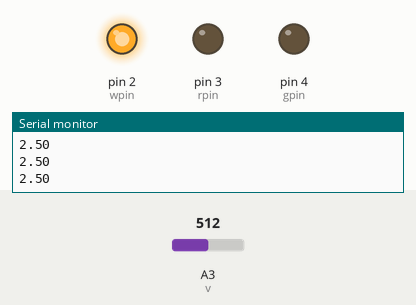
Bench run of a sketch on a simulated Arduino Uno, built with avr-gcc and run on an emulated ATmega328P. Shown: output pins drawn as LEDs (lit = HIGH), the last lines printed to the serial monitor. The inputs (shaded band) are chosen by the test bench; at power-on: A3 (v) = 512.

Above: at 1.2 s.
1.3 s: A3 (v) set to 596
2.8 s: A3 (v) set to 631
At 3.3 s:
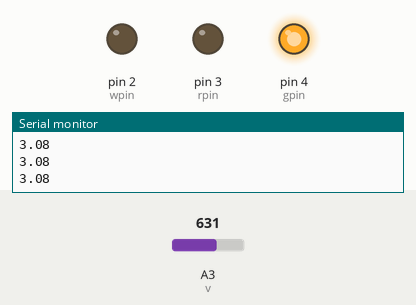
4.3 s: A3 (v) set to 306
At 4.8 s:
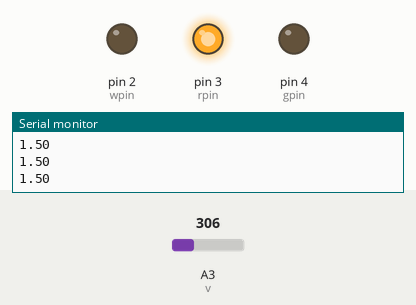
5.8 s: A3 (v) set to 392
7.3 s: A3 (v) set to 420
At 7.6 s:
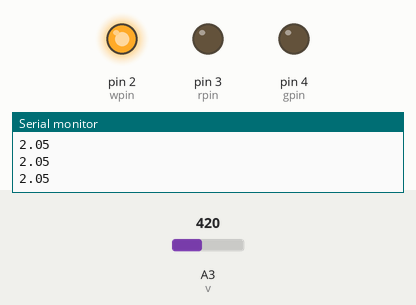
8.8 s: A3 (v) set to 716
At 10.3 s:
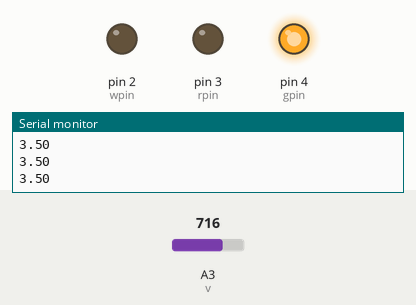
Timing chart, 0 to 11.3 s (numbered marks = the images above; inputs shaded):
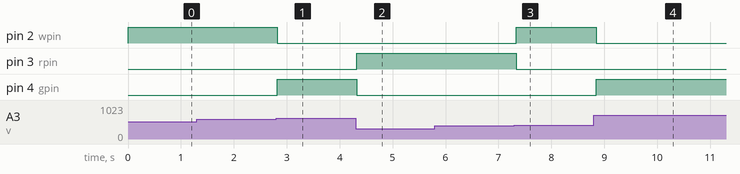

The sketch:

Sixth.ino
```cpp
// This is a second part to the potentiometer.......a more advanced version

// Arduino 3-LED Voltage Indicator
// Reads analog voltage from pin A3 and lights up LEDs
//   - Red LED if voltage <= 2.0 V
//   - White LED if voltage between 2.0 V and 3.0 V
//   - Green LED if voltage > 3.0 V

int v = A3;          // Analog input pin (voltage source connected here)
double v1 = 0.0;     // Raw analog reading (0–1023)
double v2 = 0.0;     // Converted voltage (0–5V)

int rpin = 3;        // Red LED on pin 3
int wpin = 2;        // White LED on pin 2
int gpin = 4;        // Green LED on pin 4

void setup()
{
  pinMode(v, INPUT);     // Set A3 as input
  pinMode(rpin, OUTPUT); // Red LED pin as output
  pinMode(wpin, OUTPUT); // White LED pin as output
  pinMode(gpin, OUTPUT); // Green LED pin as output
  Serial.begin(9600);    // Initialize Serial Monitor at 9600 baud
}

void loop()
{
  v1 = analogRead(v);          // Read raw analog value (0–1023)
  v2 = (v1 / 1023.0) * 5.0;    // Convert raw value to voltage (0–5V range)

  Serial.println(v2);          // Print voltage to Serial Monitor

  // Voltage-based LED logic
  if (v2 <= 2.0) {             // If voltage is <= 2.0V → Red ON
    digitalWrite(rpin, HIGH);
    digitalWrite(wpin, LOW);
    digitalWrite(gpin, LOW);
  }
  else if (v2 > 2.0 && v2 < 3.0) { // If 2.0V < voltage < 3.0V → White ON
    digitalWrite(rpin, LOW);
    digitalWrite(wpin, HIGH);
    digitalWrite(gpin, LOW);
  }
  else {                       // If voltage >= 3.0V → Green ON
    digitalWrite(rpin, LOW);
    digitalWrite(wpin, LOW);
    digitalWrite(gpin, HIGH);
  }

  delay(100); // Small delay for stability
}
```

Measured:
- the behaviour switches between 613 and 614 on A3 (v) (found by bisection; images 0 and 1)
- the behaviour switches between 409 and 410 on A3 (v) (found by bisection; images 2 and 3)
- after the input at 2.8 s, pin 2 (wpin): HIGH → LOW at once; pin 4 (gpin): LOW → HIGH at once
- after the input at 4.3 s, pin 3 (rpin): LOW → HIGH at once; pin 4 (gpin): HIGH → LOW at once
- after the input at 7.3 s, pin 2 (wpin): LOW → HIGH at once; pin 3 (rpin): HIGH → LOW at once
- after the input at 8.8 s, pin 2 (wpin): HIGH → LOW after 0.05 s; pin 4 (gpin): LOW → HIGH after 0.05 s
